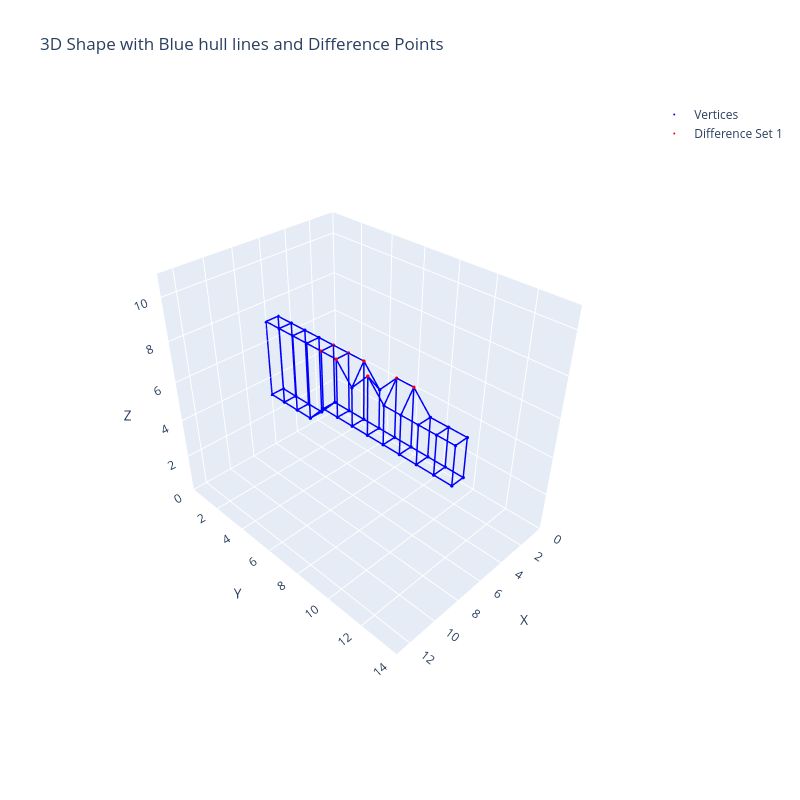

The notebook cell saved with this chart:
### Code cell
difference_calculator(the_weight_dictionary, aai10, aai20,  0.01, logic_dictionary, 1)

### Figure 1 — Plotly figure (JSON) as saved in the notebook; plotly's stock layout.template omitted (floating-point values rounded to 4 significant figures)
{"data": [{"marker": {"color": "blue", "size": 2}, "mode": "markers", "name": "Vertices", "text": ["P0", "P1", "P2", "P3", "P4", "P5", "P6", "P7", "P8", "P9", "P10", "P11", "P12", "P13", "P14", "P15", "P16", "P17", "P18", "P19", "P20", "P21", "P22", "P23", "P24", "P25", "P26", "P27", "P28", "P29", "P30", "P31", "P32", "P33", "P34", "P35", "P36", "P37", "P38", "P39", "P40", "P41", "P42", "P43", "P44", "P45", "P46", "P47", "P48", "P49", "P50", "P51"], "textposition": "top center", "type": "scatter3d", "x": [5, 5, 5, 5, 5, 5, 5, 5, 5, 5, 5, 5, 5, 5, 5, 5, 5, 5, 5, 5, 5, 5, 5, 5, 5, 5, 6, 6, 6, 6, 6, 6, 6, 6, 6, 6, 6, 6, 6, 6, 6, 6, 6, 6, 6, 6, 6, 6, 6, 6, 6, 6], "y": [0, 1, 2, 3, 4, 5, 6, 7, 8, 9, 10, 11, 12, 12, 11, 10, 9, 8, 7, 6, 5, 4, 3, 2, 1, 0, 0, 1, 2, 3, 4, 5, 6, 7, 8, 9, 10, 11, 12, 12, 11, 10, 9, 8, 7, 6, 5, 4, 3, 2, 1, 0], "z": [3, 3, 3, 3, 4, 4, 4, 4, 4, 4, 4, 4, 4, 6, 6, 6, 7, 7, 6, 7, 7, 7, 7, 7, 7, 7, 3, 3, 3, 3, 4, 4, 4, 4, 4, 4, 4, 4, 4, 6, 6, 6, 6, 6, 7, 6, 7, 7, 7, 7, 7, 7]}, {"line": {"color": "blue", "width": 3}, "mode": "lines", "showlegend": false, "type": "scatter3d", "x": [5, 5], "y": [0, 1], "z": [3, 3]}, {"line": {"color": "blue", "width": 3}, "mode": "lines", "showlegend": false, "type": "scatter3d", "x": [5, 5], "y": [0, 0], "z": [3, 7]}, {"line": {"color": "blue", "width": 3}, "mode": "lines", "showlegend": false, "type": "scatter3d", "x": [5, 5], "y": [1, 2], "z": [3, 3]}, {"line": {"color": "blue", "width": 3}, "mode": "lines", "showlegend": false, "type": "scatter3d", "x": [5, 5], "y": [0, 0], "z": [3, 7]}, {"line": {"color": "blue", "width": 3}, "mode": "lines", "showlegend": false, "type": "scatter3d", "x": [5, 5], "y": [2, 3], "z": [3, 3]}, {"line": {"color": "blue", "width": 3}, "mode": "lines", "showlegend": false, "type": "scatter3d", "x": [5, 5], "y": [0, 0], "z": [3, 7]}, {"line": {"color": "blue", "width": 3}, "mode": "lines", "showlegend": false, "type": "scatter3d", "x": [5, 5], "y": [3, 4], "z": [3, 4]}, {"line": {"color": "blue", "width": 3}, "mode": "lines", "showlegend": false, "type": "scatter3d", "x": [5, 5], "y": [0, 0], "z": [3, 7]}, {"line": {"color": "blue", "width": 3}, "mode": "lines", "showlegend": false, "type": "scatter3d", "x": [5, 5], "y": [4, 5], "z": [4, 4]}, {"line": {"color": "blue", "width": 3}, "mode": "lines", "showlegend": false, "type": "scatter3d", "x": [5, 5], "y": [0, 0], "z": [3, 7]}, {"line": {"color": "blue", "width": 3}, "mode": "lines", "showlegend": false, "type": "scatter3d", "x": [5, 5], "y": [5, 6], "z": [4, 4]}, {"line": {"color": "blue", "width": 3}, "mode": "lines", "showlegend": false, "type": "scatter3d", "x": [5, 5], "y": [0, 0], "z": [3, 7]}, {"line": {"color": "blue", "width": 3}, "mode": "lines", "showlegend": false, "type": "scatter3d", "x": [5, 5], "y": [6, 7], "z": [4, 4]}, {"line": {"color": "blue", "width": 3}, "mode": "lines", "showlegend": false, "type": "scatter3d", "x": [5, 5], "y": [0, 0], "z": [3, 7]}, {"line": {"color": "blue", "width": 3}, "mode": "lines", "showlegend": false, "type": "scatter3d", "x": [5, 5], "y": [7, 8], "z": [4, 4]}, {"line": {"color": "blue", "width": 3}, "mode": "lines", "showlegend": false, "type": "scatter3d", "x": [5, 5], "y": [0, 0], "z": [3, 7]}, {"line": {"color": "blue", "width": 3}, "mode": "lines", "showlegend": false, "type": "scatter3d", "x": [5, 5], "y": [8, 9], "z": [4, 4]}, {"line": {"color": "blue", "width": 3}, "mode": "lines", "showlegend": false, "type": "scatter3d", "x": [5, 5], "y": [0, 0], "z": [3, 7]}, {"line": {"color": "blue", "width": 3}, "mode": "lines", "showlegend": false, "type": "scatter3d", "x": [5, 5], "y": [9, 10], "z": [4, 4]}, {"line": {"color": "blue", "width": 3}, "mode": "lines", "showlegend": false, "type": "scatter3d", "x": [5, 5], "y": [0, 0], "z": [3, 7]}, {"line": {"color": "blue", "width": 3}, "mode": "lines", "showlegend": false, "type": "scatter3d", "x": [5, 5], "y": [10, 11], "z": [4, 4]}, {"line": {"color": "blue", "width": 3}, "mode": "lines", "showlegend": false, "type": "scatter3d", "x": [5, 5], "y": [0, 0], "z": [3, 7]}, {"line": {"color": "blue", "width": 3}, "mode": "lines", "showlegend": false, "type": "scatter3d", "x": [5, 5], "y": [11, 12], "z": [4, 4]}, {"line": {"color": "blue", "width": 3}, "mode": "lines", "showlegend": false, "type": "scatter3d", "x": [5, 5], "y": [0, 0], "z": [3, 7]}, {"line": {"color": "blue", "width": 3}, "mode": "lines", "showlegend": false, "type": "scatter3d", "x": [5, 5], "y": [12, 12], "z": [4, 6]}, {"line": {"color": "blue", "width": 3}, "mode": "lines", "showlegend": false, "type": "scatter3d", "x": [5, 5], "y": [0, 0], "z": [3, 7]}, {"line": {"color": "blue", "width": 3}, "mode": "lines", "showlegend": false, "type": "scatter3d", "x": [5, 5], "y": [12, 11], "z": [6, 6]}, {"line": {"color": "blue", "width": 3}, "mode": "lines", "showlegend": false, "type": "scatter3d", "x": [5, 5], "y": [0, 0], "z": [3, 7]}, {"line": {"color": "blue", "width": 3}, "mode": "lines", "showlegend": false, "type": "scatter3d", "x": [5, 5], "y": [11, 10], "z": [6, 6]}, {"line": {"color": "blue", "width": 3}, "mode": "lines", "showlegend": false, "type": "scatter3d", "x": [5, 5], "y": [0, 0], "z": [3, 7]}, {"line": {"color": "blue", "width": 3}, "mode": "lines", "showlegend": false, "type": "scatter3d", "x": [5, 5], "y": [10, 9], "z": [6, 7]}, {"line": {"color": "blue", "width": 3}, "mode": "lines", "showlegend": false, "type": "scatter3d", "x": [5, 5], "y": [0, 0], "z": [3, 7]}, {"line": {"color": "blue", "width": 3}, "mode": "lines", "showlegend": false, "type": "scatter3d", "x": [5, 5], "y": [9, 8], "z": [7, 7]}, {"line": {"color": "blue", "width": 3}, "mode": "lines", "showlegend": false, "type": "scatter3d", "x": [5, 5], "y": [0, 0], "z": [3, 7]}, {"line": {"color": "blue", "width": 3}, "mode": "lines", "showlegend": false, "type": "scatter3d", "x": [5, 5], "y": [8, 7], "z": [7, 6]}, {"line": {"color": "blue", "width": 3}, "mode": "lines", "showlegend": false, "type": "scatter3d", "x": [5, 5], "y": [0, 0], "z": [3, 7]}, {"line": {"color": "blue", "width": 3}, "mode": "lines", "showlegend": false, "type": "scatter3d", "x": [5, 5], "y": [7, 6], "z": [6, 7]}, {"line": {"color": "blue", "width": 3}, "mode": "lines", "showlegend": false, "type": "scatter3d", "x": [5, 5], "y": [0, 0], "z": [3, 7]}, {"line": {"color": "blue", "width": 3}, "mode": "lines", "showlegend": false, "type": "scatter3d", "x": [5, 5], "y": [6, 5], "z": [7, 7]}, {"line": {"color": "blue", "width": 3}, "mode": "lines", "showlegend": false, "type": "scatter3d", "x": [5, 5], "y": [0, 0], "z": [3, 7]}, {"line": {"color": "blue", "width": 3}, "mode": "lines", "showlegend": false, "type": "scatter3d", "x": [5, 5], "y": [5, 4], "z": [7, 7]}, {"line": {"color": "blue", "width": 3}, "mode": "lines", "showlegend": false, "type": "scatter3d", "x": [5, 5], "y": [0, 0], "z": [3, 7]}, {"line": {"color": "blue", "width": 3}, "mode": "lines", "showlegend": false, "type": "scatter3d", "x": [5, 5], "y": [4, 3], "z": [7, 7]}, {"line": {"color": "blue", "width": 3}, "mode": "lines", "showlegend": false, "type": "scatter3d", "x": [5, 5], "y": [0, 0], "z": [3, 7]}, {"line": {"color": "blue", "width": 3}, "mode": "lines", "showlegend": false, "type": "scatter3d", "x": [5, 5], "y": [3, 2], "z": [7, 7]}, {"line": {"color": "blue", "width": 3}, "mode": "lines", "showlegend": false, "type": "scatter3d", "x": [5, 5], "y": [0, 0], "z": [3, 7]}, {"line": {"color": "blue", "width": 3}, "mode": "lines", "showlegend": false, "type": "scatter3d", "x": [5, 5], "y": [2, 1], "z": [7, 7]}, {"line": {"color": "blue", "width": 3}, "mode": "lines", "showlegend": false, "type": "scatter3d", "x": [5, 5], "y": [0, 0], "z": [3, 7]}, {"line": {"color": "blue", "width": 3}, "mode": "lines", "showlegend": false, "type": "scatter3d", "x": [5, 5], "y": [1, 0], "z": [7, 7]}, {"line": {"color": "blue", "width": 3}, "mode": "lines", "showlegend": false, "type": "scatter3d", "x": [5, 5], "y": [0, 0], "z": [3, 7]}, {"line": {"color": "blue", "width": 3}, "mode": "lines", "showlegend": false, "type": "scatter3d", "x": [6, 6], "y": [0, 1], "z": [3, 3]}, {"line": {"color": "blue", "width": 3}, "mode": "lines", "showlegend": false, "type": "scatter3d", "x": [6, 6], "y": [0, 0], "z": [3, 7]}, {"line": {"color": "blue", "width": 3}, "mode": "lines", "showlegend": false, "type": "scatter3d", "x": [6, 6], "y": [1, 2], "z": [3, 3]}, {"line": {"color": "blue", "width": 3}, "mode": "lines", "showlegend": false, "type": "scatter3d", "x": [6, 6], "y": [0, 0], "z": [3, 7]}, {"line": {"color": "blue", "width": 3}, "mode": "lines", "showlegend": false, "type": "scatter3d", "x": [6, 6], "y": [2, 3], "z": [3, 3]}, {"line": {"color": "blue", "width": 3}, "mode": "lines", "showlegend": false, "type": "scatter3d", "x": [6, 6], "y": [0, 0], "z": [3, 7]}, {"line": {"color": "blue", "width": 3}, "mode": "lines", "showlegend": false, "type": "scatter3d", "x": [6, 6], "y": [3, 4], "z": [3, 4]}, {"line": {"color": "blue", "width": 3}, "mode": "lines", "showlegend": false, "type": "scatter3d", "x": [6, 6], "y": [0, 0], "z": [3, 7]}, {"line": {"color": "blue", "width": 3}, "mode": "lines", "showlegend": false, "type": "scatter3d", "x": [6, 6], "y": [4, 5], "z": [4, 4]}, {"line": {"color": "blue", "width": 3}, "mode": "lines", "showlegend": false, "type": "scatter3d", "x": [6, 6], "y": [0, 0], "z": [3, 7]}, {"line": {"color": "blue", "width": 3}, "mode": "lines", "showlegend": false, "type": "scatter3d", "x": [6, 6], "y": [5, 6], "z": [4, 4]}, {"line": {"color": "blue", "width": 3}, "mode": "lines", "showlegend": false, "type": "scatter3d", "x": [6, 6], "y": [0, 0], "z": [3, 7]}, {"line": {"color": "blue", "width": 3}, "mode": "lines", "showlegend": false, "type": "scatter3d", "x": [6, 6], "y": [6, 7], "z": [4, 4]}, {"line": {"color": "blue", "width": 3}, "mode": "lines", "showlegend": false, "type": "scatter3d", "x": [6, 6], "y": [0, 0], "z": [3, 7]}, {"line": {"color": "blue", "width": 3}, "mode": "lines", "showlegend": false, "type": "scatter3d", "x": [6, 6], "y": [7, 8], "z": [4, 4]}, {"line": {"color": "blue", "width": 3}, "mode": "lines", "showlegend": false, "type": "scatter3d", "x": [6, 6], "y": [0, 0], "z": [3, 7]}, {"line": {"color": "blue", "width": 3}, "mode": "lines", "showlegend": false, "type": "scatter3d", "x": [6, 6], "y": [8, 9], "z": [4, 4]}, {"line": {"color": "blue", "width": 3}, "mode": "lines", "showlegend": false, "type": "scatter3d", "x": [6, 6], "y": [0, 0], "z": [3, 7]}, {"line": {"color": "blue", "width": 3}, "mode": "lines", "showlegend": false, "type": "scatter3d", "x": [6, 6], "y": [9, 10], "z": [4, 4]}, {"line": {"color": "blue", "width": 3}, "mode": "lines", "showlegend": false, "type": "scatter3d", "x": [6, 6], "y": [0, 0], "z": [3, 7]}, {"line": {"color": "blue", "width": 3}, "mode": "lines", "showlegend": false, "type": "scatter3d", "x": [6, 6], "y": [10, 11], "z": [4, 4]}, {"line": {"color": "blue", "width": 3}, "mode": "lines", "showlegend": false, "type": "scatter3d", "x": [6, 6], "y": [0, 0], "z": [3, 7]}, {"line": {"color": "blue", "width": 3}, "mode": "lines", "showlegend": false, "type": "scatter3d", "x": [6, 6], "y": [11, 12], "z": [4, 4]}, {"line": {"color": "blue", "width": 3}, "mode": "lines", "showlegend": false, "type": "scatter3d", "x": [6, 6], "y": [0, 0], "z": [3, 7]}, {"line": {"color": "blue", "width": 3}, "mode": "lines", "showlegend": false, "type": "scatter3d", "x": [6, 6], "y": [12, 12], "z": [4, 6]}, {"line": {"color": "blue", "width": 3}, "mode": "lines", "showlegend": false, "type": "scatter3d", "x": [6, 6], "y": [0, 0], "z": [3, 7]}, {"line": {"color": "blue", "width": 3}, "mode": "lines", "showlegend": false, "type": "scatter3d", "x": [6, 6], "y": [12, 11], "z": [6, 6]}, {"line": {"color": "blue", "width": 3}, "mode": "lines", "showlegend": false, "type": "scatter3d", "x": [6, 6], "y": [0, 0], "z": [3, 7]}, {"line": {"color": "blue", "width": 3}, "mode": "lines", "showlegend": false, "type": "scatter3d", "x": [6, 6], "y": [11, 10], "z": [6, 6]}, {"line": {"color": "blue", "width": 3}, "mode": "lines", "showlegend": false, "type": "scatter3d", "x": [6, 6], "y": [0, 0], "z": [3, 7]}, {"line": {"color": "blue", "width": 3}, "mode": "lines", "showlegend": false, "type": "scatter3d", "x": [6, 6], "y": [10, 9], "z": [6, 6]}, {"line": {"color": "blue", "width": 3}, "mode": "lines", "showlegend": false, "type": "scatter3d", "x": [6, 6], "y": [0, 0], "z": [3, 7]}, {"line": {"color": "blue", "width": 3}, "mode": "lines", "showlegend": false, "type": "scatter3d", "x": [6, 6], "y": [9, 8], "z": [6, 6]}, {"line": {"color": "blue", "width": 3}, "mode": "lines", "showlegend": false, "type": "scatter3d", "x": [6, 6], "y": [0, 0], "z": [3, 7]}, {"line": {"color": "blue", "width": 3}, "mode": "lines", "showlegend": false, "type": "scatter3d", "x": [6, 6], "y": [8, 7], "z": [6, 7]}, {"line": {"color": "blue", "width": 3}, "mode": "lines", "showlegend": false, "type": "scatter3d", "x": [6, 6], "y": [0, 0], "z": [3, 7]}, {"line": {"color": "blue", "width": 3}, "mode": "lines", "showlegend": false, "type": "scatter3d", "x": [6, 6], "y": [7, 6], "z": [7, 6]}, {"line": {"color": "blue", "width": 3}, "mode": "lines", "showlegend": false, "type": "scatter3d", "x": [6, 6], "y": [0, 0], "z": [3, 7]}, {"line": {"color": "blue", "width": 3}, "mode": "lines", "showlegend": false, "type": "scatter3d", "x": [6, 6], "y": [6, 5], "z": [6, 7]}, {"line": {"color": "blue", "width": 3}, "mode": "lines", "showlegend": false, "type": "scatter3d", "x": [6, 6], "y": [0, 0], "z": [3, 7]}, {"line": {"color": "blue", "width": 3}, "mode": "lines", "showlegend": false, "type": "scatter3d", "x": [6, 6], "y": [5, 4], "z": [7, 7]}, {"line": {"color": "blue", "width": 3}, "mode": "lines", "showlegend": false, "type": "scatter3d", "x": [6, 6], "y": [0, 0], "z": [3, 7]}, {"line": {"color": "blue", "width": 3}, "mode": "lines", "showlegend": false, "type": "scatter3d", "x": [6, 6], "y": [4, 3], "z": [7, 7]}, {"line": {"color": "blue", "width": 3}, "mode": "lines", "showlegend": false, "type": "scatter3d", "x": [6, 6], "y": [0, 0], "z": [3, 7]}, {"line": {"color": "blue", "width": 3}, "mode": "lines", "showlegend": false, "type": "scatter3d", "x": [6, 6], "y": [3, 2], "z": [7, 7]}, {"line": {"color": "blue", "width": 3}, "mode": "lines", "showlegend": false, "type": "scatter3d", "x": [6, 6], "y": [0, 0], "z": [3, 7]}, {"line": {"color": "blue", "width": 3}, "mode": "lines", "showlegend": false, "type": "scatter3d", "x": [6, 6], "y": [2, 1], "z": [7, 7]}, {"line": {"color": "blue", "width": 3}, "mode": "lines", "showlegend": false, "type": "scatter3d", "x": [6, 6], "y": [0, 0], "z": [3, 7]}, {"line": {"color": "blue", "width": 3}, "mode": "lines", "showlegend": false, "type": "scatter3d", "x": [6, 6], "y": [1, 0], "z": [7, 7]}, {"line": {"color": "blue", "width": 3}, "mode": "lines", "showlegend": false, "type": "scatter3d", "x": [6, 6], "y": [0, 0], "z": [3, 7]}, {"line": {"color": "blue", "width": 3}, "mode": "lines", "showlegend": false, "type": "scatter3d", "x": [5, 6], "y": [0, 0], "z": [3, 3]}, {"line": {"color": "blue", "width": 3}, "mode": "lines", "showlegend": false, "type": "scatter3d", "x": [6, 6], "y": [0, 0], "z": [3, 7]}, {"line": {"color": "blue", "width": 3}, "mode": "lines", "showlegend": false, "type": "scatter3d", "x": [6, 5], "y": [0, 0], "z": [7, 7]}, {"line": {"color": "blue", "width": 3}, "mode": "lines", "showlegend": false, "type": "scatter3d", "x": [5, 5], "y": [0, 0], "z": [7, 3]}, {"line": {"color": "blue", "width": 3}, "mode": "lines", "showlegend": false, "type": "scatter3d", "x": [5, 6], "y": [1, 1], "z": [3, 3]}, {"line": {"color": "blue", "width": 3}, "mode": "lines", "showlegend": false, "type": "scatter3d", "x": [6, 6], "y": [1, 1], "z": [3, 7]}, {"line": {"color": "blue", "width": 3}, "mode": "lines", "showlegend": false, "type": "scatter3d", "x": [6, 5], "y": [1, 1], "z": [7, 7]}, {"line": {"color": "blue", "width": 3}, "mode": "lines", "showlegend": false, "type": "scatter3d", "x": [5, 5], "y": [1, 1], "z": [7, 3]}, {"line": {"color": "blue", "width": 3}, "mode": "lines", "showlegend": false, "type": "scatter3d", "x": [5, 6], "y": [2, 2], "z": [3, 3]}, {"line": {"color": "blue", "width": 3}, "mode": "lines", "showlegend": false, "type": "scatter3d", "x": [6, 6], "y": [2, 2], "z": [3, 7]}, {"line": {"color": "blue", "width": 3}, "mode": "lines", "showlegend": false, "type": "scatter3d", "x": [6, 5], "y": [2, 2], "z": [7, 7]}, {"line": {"color": "blue", "width": 3}, "mode": "lines", "showlegend": false, "type": "scatter3d", "x": [5, 5], "y": [2, 2], "z": [7, 3]}, {"line": {"color": "blue", "width": 3}, "mode": "lines", "showlegend": false, "type": "scatter3d", "x": [5, 6], "y": [3, 3], "z": [3, 3]}, {"line": {"color": "blue", "width": 3}, "mode": "lines", "showlegend": false, "type": "scatter3d", "x": [6, 6], "y": [3, 3], "z": [3, 7]}, {"line": {"color": "blue", "width": 3}, "mode": "lines", "showlegend": false, "type": "scatter3d", "x": [6, 5], "y": [3, 3], "z": [7, 7]}, {"line": {"color": "blue", "width": 3}, "mode": "lines", "showlegend": false, "type": "scatter3d", "x": [5, 5], "y": [3, 3], "z": [7, 3]}, {"line": {"color": "blue", "width": 3}, "mode": "lines", "showlegend": false, "type": "scatter3d", "x": [5, 6], "y": [4, 4], "z": [4, 4]}, {"line": {"color": "blue", "width": 3}, "mode": "lines", "showlegend": false, "type": "scatter3d", "x": [6, 6], "y": [4, 4], "z": [4, 7]}, {"line": {"color": "blue", "width": 3}, "mode": "lines", "showlegend": false, "type": "scatter3d", "x": [6, 5], "y": [4, 4], "z": [7, 7]}, {"line": {"color": "blue", "width": 3}, "mode": "lines", "showlegend": false, "type": "scatter3d", "x": [5, 5], "y": [4, 4], "z": [7, 4]}, {"line": {"color": "blue", "width": 3}, "mode": "lines", "showlegend": false, "type": "scatter3d", "x": [5, 6], "y": [5, 5], "z": [4, 4]}, {"line": {"color": "blue", "width": 3}, "mode": "lines", "showlegend": false, "type": "scatter3d", "x": [6, 6], "y": [5, 5], "z": [4, 7]}, {"line": {"color": "blue", "width": 3}, "mode": "lines", "showlegend": false, "type": "scatter3d", "x": [6, 5], "y": [5, 5], "z": [7, 7]}, {"line": {"color": "blue", "width": 3}, "mode": "lines", "showlegend": false, "type": "scatter3d", "x": [5, 5], "y": [5, 5], "z": [7, 4]}, {"line": {"color": "blue", "width": 3}, "mode": "lines", "showlegend": false, "type": "scatter3d", "x": [5, 6], "y": [6, 6], "z": [4, 4]}, {"line": {"color": "blue", "width": 3}, "mode": "lines", "showlegend": false, "type": "scatter3d", "x": [6, 6], "y": [6, 6], "z": [4, 6]}, {"line": {"color": "blue", "width": 3}, "mode": "lines", "showlegend": false, "type": "scatter3d", "x": [6, 5], "y": [6, 6], "z": [6, 7]}, {"line": {"color": "blue", "width": 3}, "mode": "lines", "showlegend": false, "type": "scatter3d", "x": [5, 5], "y": [6, 6], "z": [7, 4]}, {"line": {"color": "blue", "width": 3}, "mode": "lines", "showlegend": false, "type": "scatter3d", "x": [5, 6], "y": [7, 7], "z": [4, 4]}, {"line": {"color": "blue", "width": 3}, "mode": "lines", "showlegend": false, "type": "scatter3d", "x": [6, 6], "y": [7, 7], "z": [4, 7]}, {"line": {"color": "blue", "width": 3}, "mode": "lines", "showlegend": false, "type": "scatter3d", "x": [6, 5], "y": [7, 7], "z": [7, 6]}, {"line": {"color": "blue", "width": 3}, "mode": "lines", "showlegend": false, "type": "scatter3d", "x": [5, 5], "y": [7, 7], "z": [6, 4]}, {"line": {"color": "blue", "width": 3}, "mode": "lines", "showlegend": false, "type": "scatter3d", "x": [5, 6], "y": [8, 8], "z": [4, 4]}, {"line": {"color": "blue", "width": 3}, "mode": "lines", "showlegend": false, "type": "scatter3d", "x": [6, 6], "y": [8, 8], "z": [4, 6]}, {"line": {"color": "blue", "width": 3}, "mode": "lines", "showlegend": false, "type": "scatter3d", "x": [6, 5], "y": [8, 8], "z": [6, 7]}, {"line": {"color": "blue", "width": 3}, "mode": "lines", "showlegend": false, "type": "scatter3d", "x": [5, 5], "y": [8, 8], "z": [7, 4]}, {"line": {"color": "blue", "width": 3}, "mode": "lines", "showlegend": false, "type": "scatter3d", "x": [5, 6], "y": [9, 9], "z": [4, 4]}, {"line": {"color": "blue", "width": 3}, "mode": "lines", "showlegend": false, "type": "scatter3d", "x": [6, 6], "y": [9, 9], "z": [4, 6]}, {"line": {"color": "blue", "width": 3}, "mode": "lines", "showlegend": false, "type": "scatter3d", "x": [6, 5], "y": [9, 9], "z": [6, 7]}, {"line": {"color": "blue", "width": 3}, "mode": "lines", "showlegend": false, "type": "scatter3d", "x": [5, 5], "y": [9, 9], "z": [7, 4]}, {"line": {"color": "blue", "width": 3}, "mode": "lines", "showlegend": false, "type": "scatter3d", "x": [5, 6], "y": [10, 10], "z": [4, 4]}, {"line": {"color": "blue", "width": 3}, "mode": "lines", "showlegend": false, "type": "scatter3d", "x": [6, 6], "y": [10, 10], "z": [4, 6]}, {"line": {"color": "blue", "width": 3}, "mode": "lines", "showlegend": false, "type": "scatter3d", "x": [6, 5], "y": [10, 10], "z": [6, 6]}, {"line": {"color": "blue", "width": 3}, "mode": "lines", "showlegend": false, "type": "scatter3d", "x": [5, 5], "y": [10, 10], "z": [6, 4]}, {"line": {"color": "blue", "width": 3}, "mode": "lines", "showlegend": false, "type": "scatter3d", "x": [5, 6], "y": [11, 11], "z": [4, 4]}, {"line": {"color": "blue", "width": 3}, "mode": "lines", "showlegend": false, "type": "scatter3d", "x": [6, 6], "y": [11, 11], "z": [4, 6]}, {"line": {"color": "blue", "width": 3}, "mode": "lines", "showlegend": false, "type": "scatter3d", "x": [6, 5], "y": [11, 11], "z": [6, 6]}, {"line": {"color": "blue", "width": 3}, "mode": "lines", "showlegend": false, "type": "scatter3d", "x": [5, 5], "y": [11, 11], "z": [6, 4]}, {"line": {"color": "blue", "width": 3}, "mode": "lines", "showlegend": false, "type": "scatter3d", "x": [5, 6], "y": [12, 12], "z": [4, 4]}, {"line": {"color": "blue", "width": 3}, "mode": "lines", "showlegend": false, "type": "scatter3d", "x": [6, 6], "y": [12, 12], "z": [4, 6]}, {"line": {"color": "blue", "width": 3}, "mode": "lines", "showlegend": false, "type": "scatter3d", "x": [6, 5], "y": [12, 12], "z": [6, 6]}, {"line": {"color": "blue", "width": 3}, "mode": "lines", "showlegend": false, "type": "scatter3d", "x": [5, 5], "y": [12, 12], "z": [6, 4]}, {"marker": {"color": "red", "size": 2, "symbol": "circle"}, "mode": "markers", "name": "Difference Set 1", "text": ["Diff1-0", "Diff1-1", "Diff1-2", "Diff1-3", "Diff1-4", "Diff1-5", "Diff1-6", "Diff1-7"], "textposition": "top center", "type": "scatter3d", "x": [5, 5, 5, 5, 5, 6, 6, 6], "y": [4, 5, 6, 8, 9, 4, 5, 7], "z": [7, 7, 7, 7, 7, 7, 7, 7]}], "layout": {"height": 800, "scene": {"aspectmode": "manual", "aspectratio": {"x": 13, "y": 18.2, "z": 15.4}, "camera": {"eye": {"x": 25, "y": 25, "z": 25}}, "xaxis": {"range": [0, 13], "title": {"text": "X"}}, "yaxis": {"range": [0, 14], "title": {"text": "Y"}}, "zaxis": {"range": [0, 11], "title": {"text": "Z"}}}, "title": {"text": "3D Shape with Blue hull lines and Difference Points"}, "width": 800}}
